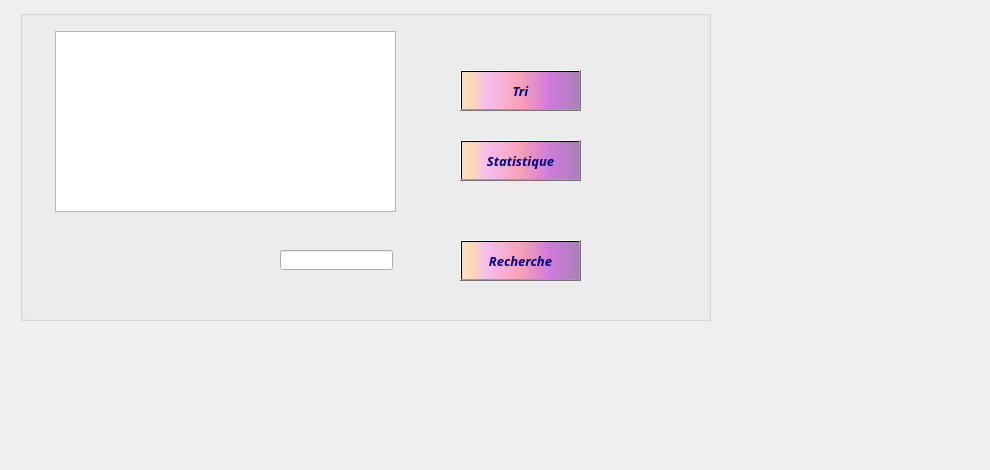
     <widget class="QWidget" name="tab_16">
      <attribute name="title">
       <string>Afficher</string>
      </attribute>
      <widget class="QGroupBox" name="groupBox_10">
       <property name="geometry">
        <rect>
         <x>20</x>
         <y>10</y>
         <width>691</width>
         <height>311</height>
        </rect>
       </property>
       <property name="font">
        <font>
         <family>Lucida Calligraphy</family>
         <pointsize>16</pointsize>
         <weight>50</weight>
         <bold>false</bold>
        </font>
       </property>
       <property name="cursor">
        <cursorShape>ArrowCursor</cursorShape>
       </property>
       <property name="acceptDrops">
        <bool>false</bool>
       </property>
       <property name="layoutDirection">
        <enum>Qt::LeftToRight</enum>
       </property>
       <property name="autoFillBackground">
        <bool>false</bool>
       </property>
       <property name="styleSheet">
        <string notr="true">color:rgb(0, 0, 127);
border-color: rgb(170, 0, 255);</string>
       </property>
       <property name="title">
        <string/>
       </property>
       <widget class="QLabel" name="label_60">
        <property name="geometry">
         <rect>
          <x>168</x>
          <y>318</y>
          <width>2101</width>
          <height>2211</height>
         </rect>
        </property>
        <property name="text">
         <string/>
        </property>
        <property name="pixmap">
         <pixmap>macaron.jpg</pixmap>
        </property>
       </widget>
       <widget class="QPushButton" name="pushButton_triCa_2">
        <property name="geometry">
         <rect>
          <x>440</x>
          <y>60</y>
          <width>121</width>
          <height>41</height>
         </rect>
        </property>
        <property name="font">
         <font>
          <family>Lucida Calligraphy</family>
          <pointsize>10</pointsize>
          <weight>75</weight>
          <italic>true</italic>
          <bold>true</bold>
          <underline>false</underline>
          <strikeout>false</strikeout>
         </font>
        </property>
        <property name="styleSheet">
         <string notr="true">background-color: qlineargradient(spread:pad, x1:1, y1:0, x2:1, y2:0, stop:0.919598 rgba(255, 0, 111, 255), stop:0.98 rgba(0, 0, 0, 255), stop:1 rgba(235, 148, 61, 255));
color: rgb(0, 0, 127);
background-color: qlineargradient(spread:pad, x1:0, y1:0, x2:1, y2:0, stop:0.0100503 rgba(252, 222, 204, 255), stop:0.0502513 rgba(254, 223, 175, 255), stop:0.211055 rgba(246, 189, 237, 255), stop:0.487437 rgba(249, 162, 183, 255), stop:0.753769 rgba(206, 122, 218, 255), stop:1 rgba(170, 128, 185, 255));</string>
        </property>
        <property name="text">
         <string>Tri</string>
        </property>
        <property name="icon">
         <iconset>
          <normaloff>tri.png</normaloff>tri.png</iconset>
        </property>
        <property name="iconSize">
         <size>
          <width>25</width>
          <height>25</height>
         </size>
        </property>
        <property name="checkable">
         <bool>false</bool>
        </property>
        <property name="autoRepeatDelay">
         <number>303</number>
        </property>
       </widget>
       <widget class="QPushButton" name="pushButton_statCa_2">
        <property name="geometry">
         <rect>
          <x>440</x>
          <y>130</y>
          <width>121</width>
          <height>41</height>
         </rect>
        </property>
        <property name="font">
         <font>
          <family>Lucida Calligraphy</family>
          <pointsize>10</pointsize>
          <weight>75</weight>
          <italic>true</italic>
          <bold>true</bold>
          <underline>false</underline>
          <strikeout>false</strikeout>
         </font>
        </property>
        <property name="styleSheet">
         <string notr="true">background-color: qlineargradient(spread:pad, x1:1, y1:0, x2:1, y2:0, stop:0.919598 rgba(255, 0, 111, 255), stop:0.98 rgba(0, 0, 0, 255), stop:1 rgba(235, 148, 61, 255));
color: rgb(0, 0, 127);
background-color: qlineargradient(spread:pad, x1:0, y1:0, x2:1, y2:0, stop:0.0100503 rgba(252, 222, 204, 255), stop:0.0502513 rgba(254, 223, 175, 255), stop:0.211055 rgba(246, 189, 237, 255), stop:0.487437 rgba(249, 162, 183, 255), stop:0.753769 rgba(206, 122, 218, 255), stop:1 rgba(170, 128, 185, 255));</string>
        </property>
        <property name="text">
         <string>Statistique</string>
        </property>
        <property name="icon">
         <iconset>
          <normaloff>stat.png</normaloff>stat.png</iconset>
        </property>
        <property name="iconSize">
         <size>
          <width>30</width>
          <height>30</height>
         </size>
        </property>
        <property name="checkable">
         <bool>false</bool>
        </property>
        <property name="autoRepeatDelay">
         <number>303</number>
        </property>
       </widget>
       <widget class="QPushButton" name="pushButton_rechCa_2">
        <property name="geometry">
         <rect>
          <x>440</x>
          <y>230</y>
          <width>121</width>
          <height>41</height>
         </rect>
        </property>
        <property name="font">
         <font>
          <family>Lucida Calligraphy</family>
          <pointsize>10</pointsize>
          <weight>75</weight>
          <italic>true</italic>
          <bold>true</bold>
          <underline>false</underline>
          <strikeout>false</strikeout>
         </font>
        </property>
        <property name="styleSheet">
         <string notr="true">background-color: qlineargradient(spread:pad, x1:1, y1:0, x2:1, y2:0, stop:0.919598 rgba(255, 0, 111, 255), stop:0.98 rgba(0, 0, 0, 255), stop:1 rgba(235, 148, 61, 255));
color: rgb(0, 0, 127);
background-color: qlineargradient(spread:pad, x1:0, y1:0, x2:1, y2:0, stop:0.0100503 rgba(252, 222, 204, 255), stop:0.0502513 rgba(254, 223, 175, 255), stop:0.211055 rgba(246, 189, 237, 255), stop:0.487437 rgba(249, 162, 183, 255), stop:0.753769 rgba(206, 122, 218, 255), stop:1 rgba(170, 128, 185, 255));</string>
        </property>
        <property name="text">
         <string>Recherche</string>
        </property>
        <property name="icon">
         <iconset>
          <normaloff>cher.png</normaloff>cher.png</iconset>
        </property>
        <property name="iconSize">
         <size>
          <width>30</width>
          <height>30</height>
         </size>
        </property>
        <property name="checkable">
         <bool>false</bool>
        </property>
        <property name="autoRepeatDelay">
         <number>303</number>
        </property>
       </widget>
       <widget class="QTableView" name="tableView">
        <property name="geometry">
         <rect>
          <x>35</x>
          <y>21</y>
          <width>341</width>
          <height>181</height>
         </rect>
        </property>
       </widget>
       <widget class="QLineEdit" name="lineEdit">
        <property name="geometry">
         <rect>
          <x>260</x>
          <y>240</y>
          <width>113</width>
          <height>20</height>
         </rect>
        </property>
       </widget>
      </widget>
      <widget class="QLabel" name="label_28">
       <property name="geometry">
        <rect>
         <x>-90</x>
         <y>-50</y>
         <width>981</width>
         <height>461</height>
        </rect>
       </property>
       <property name="text">
        <string/>
       </property>
       <property name="pixmap">
        <pixmap>../../../../images_projets/quelques-unes-des-patisseries-de-stephane-glacier_6220668.jpg</pixmap>
       </property>
      </widget>
      <zorder>label_28</zorder>
      <zorder>groupBox_10</zorder>
     </widget>
